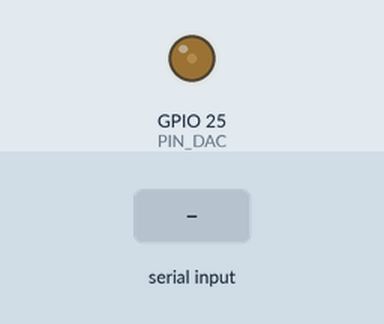
The sketch below on a simulated ESP32. Parts: output pins drawn as LEDs (lit = HIGH). The inputs (shaded band) are chosen by the test bench. What the sketch prints to the serial monitor is not drawn.

Above: at 1.7 s.
1.8 s: "r90\n" received over Serial
At 2.3 s:
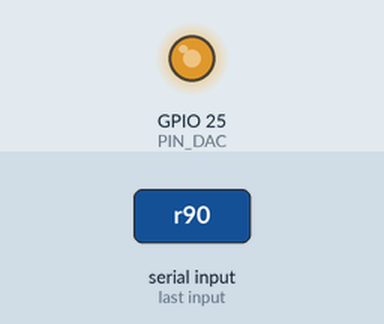
4.8 s: "f90\n" received over Serial
At 5.7 s:
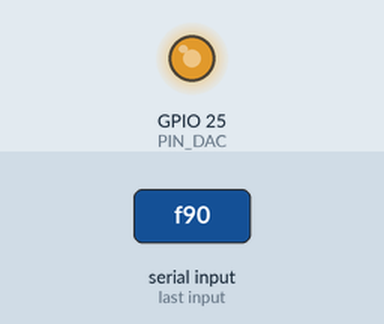
6.3 s: "f,45\n" received over Serial
At 6.8 s:
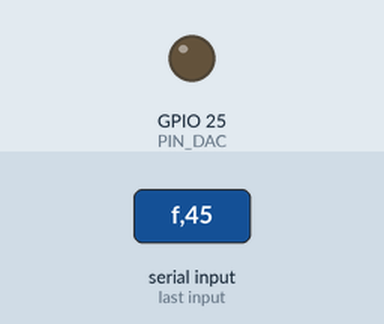
7.8 s: "r,45\n" received over Serial
At 8.1 s:
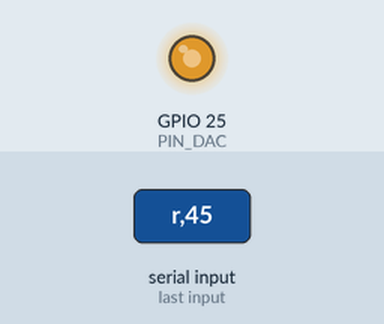
10.8 s: "f\n" received over Serial
At 11.5 s:
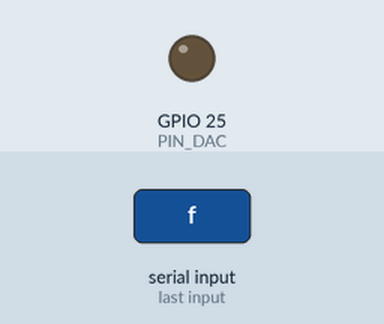
Timing chart, 0 to 13.3 s (numbered marks = the images above; inputs shaded):
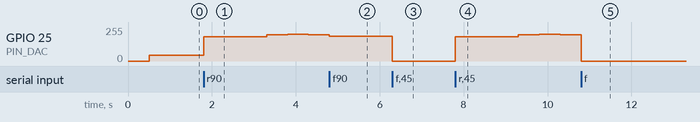

The sketch:

simulador_o2.ino
```cpp
/*
  Simulador de celda galvánica de O2 para el Laboratorio 3
  Taller de Equipos Biomédicos II — UNMSM

  Placa: ESP32 DevKit V1 (ESP32 clásico, con DAC). Salida: GPIO25 (DAC1).
  La salida del DAC va al divisor 10 kΩ + 180 Ω; el nodo central (TP1)
  entrega la señal equivalente de la celda, en milivoltios.

  Modelo de la celda: 10 mV en aire (21 % O2), lineal con la FiO2.

  Datos: VitalDB, caso 95, pista Primus/FIO2 (504 muestras, una cada ~7 s).
  Lee HC et al. VitalDB, a high-fidelity multi-parameter vital signs database
  in surgical patients. Sci Data. 2022;9:279. Licencia CC BY-NC-SA 4.0.

  Al encender, la salida queda fija en 21 % (aire).

  Comandos por el Monitor Serie (115200 baudios, fin de línea "Nueva línea"):
    r        reproduce el caso 95 en bucle (una muestra cada 0.5 s)
    p        pausa / reanuda la reproducción
    f<valor> fija una FiO2 constante, en %  (ej.: f21, f100)
*/

const int PIN_DAC = 25;
const float MV_POR_PORCIENTO = 10.0 / 21.0;      // sensibilidad de la celda simulada
const float R1 = 10000.0, R2 = 180.0;              // divisor de salida
const float K_DIV = R2 / (R1 + R2);
const unsigned long PERIODO_MS = 500;              // 0.5 s por muestra (~14x)

const uint8_t FIO2_CASO95[] = {
  88, 88, 88, 95, 96, 95, 94, 94, 94, 94, 94, 94, 94, 94, 94, 94, 95, 94, 93, 93,
  93, 93, 93, 93, 93, 93, 93, 93, 93, 92, 93, 93, 93, 93, 92, 93, 93, 93, 93, 94,
  94, 94, 94, 94, 89, 92, 94, 93, 93, 93, 93, 94, 94, 94, 94, 94, 94, 94, 94, 94,
  94, 94, 92, 92, 92, 92, 92, 93, 92, 92, 93, 93, 94, 93, 94, 91, 90, 88, 86, 84,
  83, 80, 79, 77, 76, 74, 73, 72, 71, 69, 68, 67, 66, 65, 64, 63, 62, 61, 60, 59,
  59, 58, 57, 57, 56, 55, 55, 54, 54, 53, 52, 52, 52, 51, 50, 50, 50, 49, 49, 48,
  48, 47, 47, 47, 47, 46, 46, 46, 45, 45, 45, 45, 44, 44, 44, 43, 43, 43, 43, 44,
  44, 43, 43, 42, 42, 42, 42, 42, 42, 41, 41, 41, 41, 41, 41, 40, 41, 40, 40, 40,
  40, 40, 39, 40, 39, 39, 39, 39, 39, 39, 39, 39, 39, 39, 39, 39, 39, 38, 38, 38,
  38, 38, 38, 38, 38, 38, 38, 38, 38, 38, 38, 38, 37, 37, 38, 37, 37, 37, 37, 37,
  37, 37, 37, 37, 37, 37, 37, 37, 37, 37, 37, 37, 37, 37, 37, 37, 37, 37, 37, 37,
  37, 36, 37, 36, 36, 36, 36, 36, 36, 36, 36, 36, 36, 36, 36, 36, 36, 36, 36, 36,
  36, 36, 36, 36, 36, 36, 36, 36, 36, 36, 36, 36, 36, 36, 36, 36, 36, 36, 36, 36,
  36, 36, 36, 36, 36, 36, 36, 36, 36, 36, 36, 36, 36, 36, 36, 36, 36, 36, 36, 36,
  36, 36, 36, 36, 36, 36, 36, 36, 36, 37, 36, 36, 36, 36, 36, 36, 36, 36, 36, 36,
  36, 35, 36, 36, 36, 36, 36, 36, 36, 36, 36, 36, 35, 36, 36, 35, 35, 35, 36, 35,
  35, 36, 35, 35, 35, 35, 35, 35, 35, 35, 36, 35, 35, 35, 35, 35, 35, 35, 35, 35,
  35, 35, 35, 35, 35, 35, 35, 35, 35, 35, 35, 35, 35, 35, 35, 35, 35, 35, 35, 35,
  35, 35, 35, 35, 35, 35, 35, 35, 35, 35, 35, 35, 35, 35, 35, 35, 35, 35, 35, 35,
  35, 35, 35, 35, 35, 35, 35, 35, 35, 35, 35, 35, 35, 35, 35, 35, 35, 35, 35, 35,
  35, 35, 35, 35, 35, 35, 35, 35, 35, 35, 35, 35, 35, 35, 35, 35, 35, 35, 35, 35,
  35, 35, 35, 35, 35, 35, 35, 35, 35, 35, 35, 35, 35, 35, 35, 35, 35, 35, 35, 35,
  35, 35, 35, 35, 35, 35, 35, 35, 35, 35, 35, 48, 58, 69, 78, 84, 87, 90, 92, 93,
  88, 94, 94, 95, 95, 95, 95, 95, 95, 95, 95, 95, 95, 95, 96, 94, 95, 95, 95, 95,
  95, 95, 95, 95, 95, 96, 95, 94, 96, 95, 95, 95, 95, 95, 95, 94, 85, 85, 85, 85,
  95, 95, 95, 95
};
const int N = sizeof(FIO2_CASO95);

enum Modo { REPRODUCIR, FIJO };
Modo modo = FIJO;                                  // arranca fijo en 21 %
bool enPausa = false;
int indice = 0;
unsigned long tAnterior = 0;

uint8_t codigoDAC(float fio2) {
  float mv = fio2 * MV_POR_PORCIENTO;
  float v = (mv / 1000.0) / K_DIV;
  int c = (int)lround(v / 3.3 * 255.0);
  return (uint8_t)constrain(c, 0, 255);
}

void escribir(float fio2) {
  uint8_t c = codigoDAC(fio2);
  dacWrite(PIN_DAC, c);
  Serial.printf("FiO2 = %5.1f %%   Vcelda teorica = %5.2f mV   codigo DAC = %3d\n",
                fio2, fio2 * MV_POR_PORCIENTO, c);
}

void leerComando() {
  if (!Serial.available()) return;
  String s = Serial.readStringUntil('\n');
  s.trim();
  if (s.length() == 0) return;
  char c = tolower(s[0]);
  if (c == 'r') {
    modo = REPRODUCIR; enPausa = false; indice = 0;
    Serial.println(">> Reproduciendo caso 95 de VitalDB");
  } else if (c == 'p' && modo == REPRODUCIR) {
    enPausa = !enPausa;
    Serial.println(enPausa ? ">> Pausa" : ">> Reanudado");
  } else if (c == 'f') {
    float v = s.substring(1).toFloat();
    if (v < 0 || v > 100) { Serial.println(">> Valor fuera de rango (0-100)"); return; }
    modo = FIJO;
    Serial.print(">> FiO2 fija: ");
    escribir(v);
  } else {
    Serial.println(">> Comandos: r | p | f<valor>");
  }
}

void setup() {
  Serial.begin(115200);
  delay(500);
  Serial.println("Simulador de celda de O2 — comandos: r | p | f<valor>");
  Serial.print(">> Inicio con FiO2 fija: ");
  escribir(21);
}

void loop() {
  leerComando();
  if (modo == REPRODUCIR && !enPausa && millis() - tAnterior >= PERIODO_MS) {
    tAnterior = millis();
    Serial.printf("[%3d/%d] ", indice + 1, N);
    escribir(FIO2_CASO95[indice]);
    indice = (indice + 1) % N;
  }
}
```

Measured:
- after the input at 1.8 s, GPIO 25 (PIN_DAC): 44/255 → 183/255 at once, → 198/255 1.5 s later, → 200/255 0.50 s later, → 198/255 0.50 s later
- after the input at 4.8 s, GPIO 25 (PIN_DAC): 198/255 → 187/255 at once
- after the input at 6.3 s, GPIO 25 (PIN_DAC): 187/255 → 0/255 at once
- after the input at 7.8 s, GPIO 25 (PIN_DAC): 0/255 → 183/255 at once, → 198/255 1.5 s later, → 200/255 0.50 s later, → 198/255 0.50 s later
- after the input at 10.8 s, GPIO 25 (PIN_DAC): 198/255 → 0/255 at once
